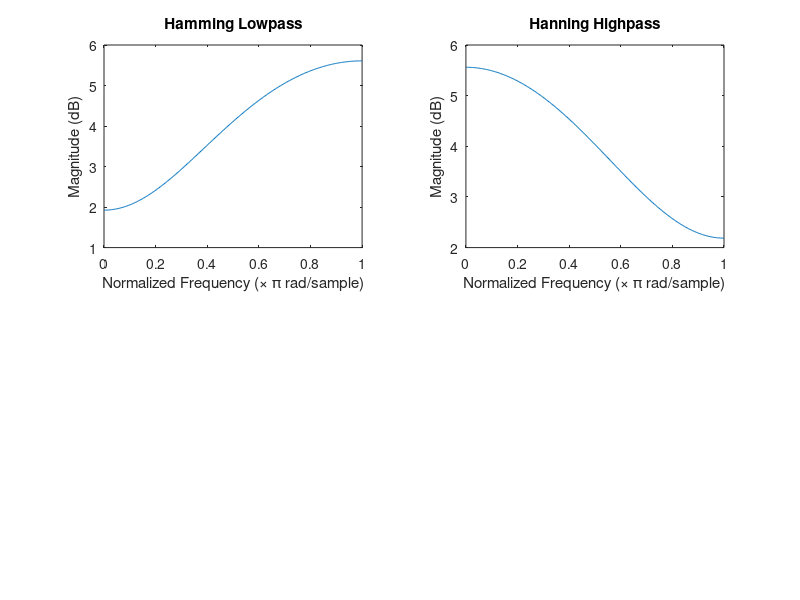

This figure's MATLAB source:
clc;
close all;
clear all;

N = input('Enter the value of N : ');
Wc = input('Enter the value of cutoff frequency: ');
alpha = (N - 1) / 2;
n = 0:1:N - 1;

% Lowpass
Hd = (Wc / pi) * sinc(Wc * (alpha - n) / pi);

% Highpass
Hb = ((-1).^n) .* (Wc / pi) .* sinc(Wc * (alpha - n) / pi);

% Hamming window for low-pass
B1 = hamming(N)';

% Hanning window for high-pass
B2 = hann(N)';

% Organize function and plot for Hamming low-pass
H1 = Hd .* B1;

w = 0:0.01:pi;

% Hamming graph for low-pass
subplot(2, 2, 1);
h1 = freqz(H1, 1, w);
plot(w/pi, 20*log10(abs(h1)))  % Use 20*log10 for dB scale
xlabel('Normalized Frequency (\times \pi rad/sample)');
ylabel('Magnitude (dB)');
title('Hamming Lowpass');

% Organize function and plot for Hanning high-pass
H2 = Hb .* B2;

% Hanning graph for high-pass
subplot(2, 2, 2);
h2 = freqz(H2, 1, w);
plot(w/pi, 20*log10(abs(h2)))  % Use 20*log10 for dB scale
xlabel('Normalized Frequency (\times \pi rad/sample)');
ylabel('Magnitude (dB)');
title('Hanning Highpass');
